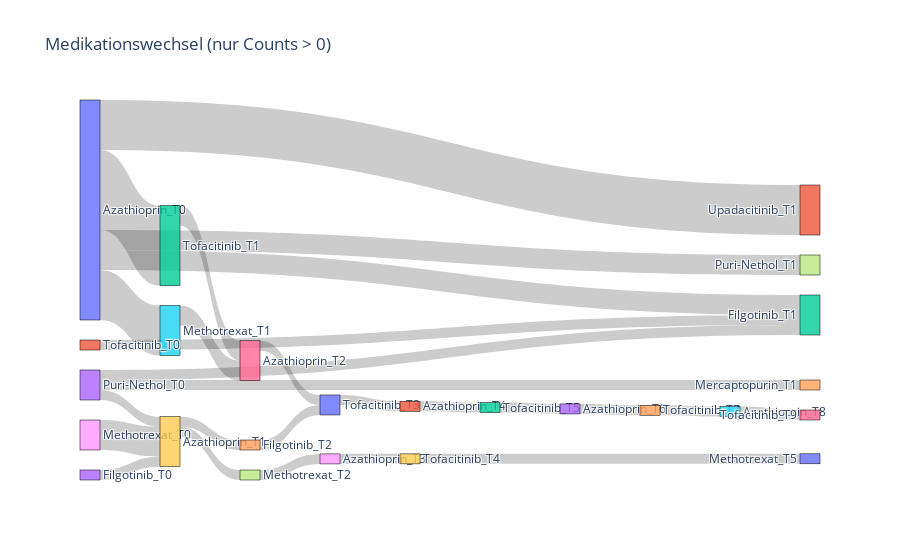

The cell this chart's notebook holds for it:
### Code cell
import plotly.graph_objects as go
import json
from collections import Counter


# Übergänge zählen
transitions = Counter()
labels = []
for meds in cleaned_data.values():
    for i in range(len(meds) - 1):
        src = f"{meds[i]}_T{i}"
        dst = f"{meds[i+1]}_T{i+1}"
        transitions[(src, dst)] += 1
        labels.extend([src, dst])
    # print(meds,src,dst)
    # print(transitions)

count_border = 0
# Filter: nur Übergänge mit Count > 1
transitions = {k: v for k, v in transitions.items() if v > count_border}

# Labels bauen
labels = list(dict.fromkeys([lab for s, t in transitions for lab in (s, t)]))
label_index = {lab: i for i, lab in enumerate(labels)}

source = [label_index[s] for s, t in transitions]
target = [label_index[t] for s, t in transitions]
values = list(transitions.values())

# Sankey-Plot erstellen
fig = go.Figure(data=[go.Sankey(
    arrangement="snap",
    node=dict(
        pad=20,
        thickness=20,
        line=dict(color="black", width=0.5),
        label=labels,
    ),
    link=dict(
        source=source,
        target=target,
        value=values,
    )
)])

fig.update_layout(title_text="Medikationswechsel (nur Counts > " + str(count_border) + ")", font_size=12)

# Interaktive HTML-Datei speichern
fig.write_html("sankey_medikation.html", include_plotlyjs="cdn")
print("✅ Sankey-Plot gespeichert: sankey_medikation.html")


fig.update_layout(title_text="Medikationswechsel (nur Counts > " + str(count_border) + ")", font_size=12)
fig.show()

### Figure 1 — Plotly figure (JSON) as saved in the notebook; plotly's stock layout.template omitted (floating-point values rounded to 4 significant figures)
{"data": [{"arrangement": "snap", "link": {"source": [0, 0, 3, 0, 5, 0, 8, 2, 6, 10, 11, 12, 13, 14, 15, 9, 17, 18, 19, 21, 0, 3, 23, 9, 24, 3], "target": [1, 2, 4, 5, 6, 7, 9, 6, 10, 11, 12, 13, 14, 15, 16, 17, 18, 19, 20, 22, 22, 22, 9, 24, 10, 9], "value": [5, 8, 1, 5, 2, 2, 3, 2, 1, 1, 1, 1, 1, 1, 1, 1, 1, 1, 1, 1, 2, 1, 1, 1, 1, 1]}, "node": {"label": ["Azathioprin_T0", "Upadacitinib_T1", "Tofacitinib_T1", "Puri-Nethol_T0", "Mercaptopurin_T1", "Methotrexat_T1", "Azathioprin_T2", "Puri-Nethol_T1", "Methotrexat_T0", "Azathioprin_T1", "Tofacitinib_T3", "Azathioprin_T4", "Tofacitinib_T5", "Azathioprin_T6", "Tofacitinib_T7", "Azathioprin_T8", "Tofacitinib_T9", "Methotrexat_T2", "Azathioprin_T3", "Tofacitinib_T4", "Methotrexat_T5", "Tofacitinib_T0", "Filgotinib_T1", "Filgotinib_T0", "Filgotinib_T2"], "line": {"color": "black", "width": 0.5}, "pad": 20, "thickness": 20}, "type": "sankey"}], "layout": {"font": {"size": 12}, "title": {"text": "Medikationswechsel (nur Counts > 0)"}}}
